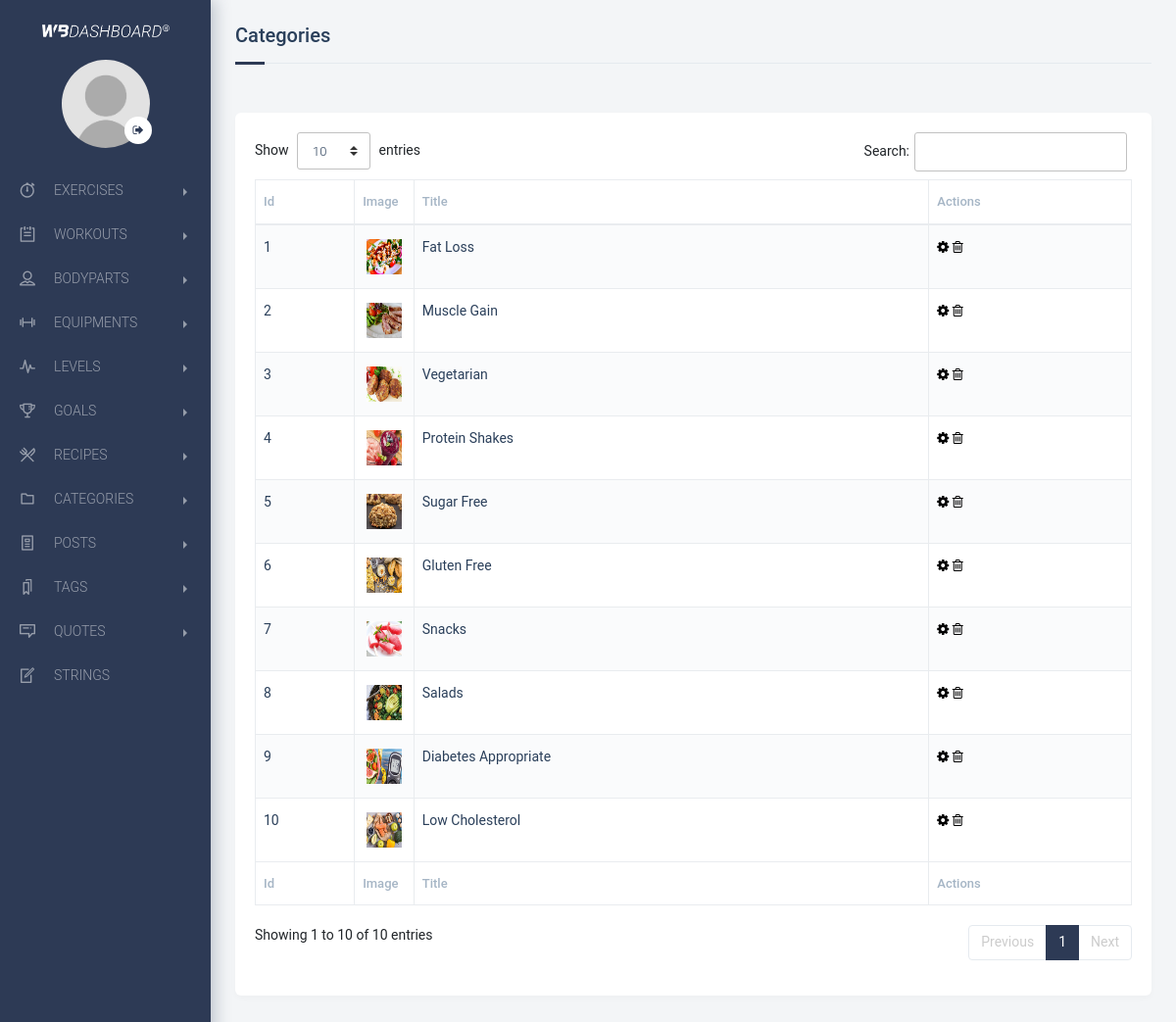
Page /backend/controller/categories.php (signed in) on the committed database.
### tables this page shows
CREATE TABLE `categories` (
  `category_id` int(11) NOT NULL,
  `category_title` text NOT NULL,
  `category_image` varchar(150) NOT NULL
);

### backend/admin/functions.php (called while the page is built, shortened)
<?php
function get_all_categories($connect)
{
    $sentence = $connect->prepare("SELECT * FROM categories ORDER BY category_id DESC");
    $sentence->execute();
    return $sentence->fetchAll();
}
?>

### backend/views/categories.view.php (the view, shortened to what this page needs)
<section class="page-container">
    <div class="page-content-wrapper">
 <div class="content sm-gutter">
            <div class="container-fluid padding-25 sm-padding-10">
                <div class="row">
                    <div class="col-12">
                        <div class="section-title">
                            <h5>Categories</h5>
                        </div>
                    </div>
<div class="col-12">
                        <div class="block table-block mb-4" style="margin-top: 20px;">
                            <div class="row">
                                <div class="table-responsive">
<table id="table_id" class="table table-striped table-bordered" cellspacing="0" width="100%" style="border-radius: 5px;">
    <thead>
            <tr>
              <th>Id</th>
                <th>Image</th>
                <th>Title</th>
                <th>Actions</th>
            </tr>
        </thead>
        <tfoot>
            <tr>
              <th>Id</th>
                <th>Image</th>
                <th>Title</th>
                <th>Actions</th>
            </tr>
        </tfoot>
        <tbody>
        <?php foreach($categories as $category): ?>
            <tr>
              <td><?php echo $category['category_id']; ?></td>
                <td width="40px" align="center"><img src="../images/<?php echo $category['category_image']; ?>" style="width: 40px; height: 40px; padding: 2px;"></td>
                <td><?php echo $category['category_title']; ?></td>
                <td>
                <a href="../controller/edit_category.php?id=<?php echo $category['category_id']; ?>" style="font-size: 14px;color: #000000;"><i class="fa fa-cog"></i></a>
          <a onclick="alertdelete_<?php echo $category['category_id']; ?>();" style="cursor: pointer;font-size: 14px;color: #000000;"><i class="fa fa-trash-o"></i></a>
          </td>
            </tr>
        <?php endforeach; ?>
        </tbody>
</table>
</div>
</div>
</div>
</div>
</div>
</div>
</div>
</div>
</section>

### backend/assets/css/lightbox.css (style rules this page uses)
body:after { content: url(../files/close.png) url(../files/loading.gif) url(../files/prev.png) url(../files/next.png); display: none; }

### rows in the picture
categories: category_id "10", category_image (picture), category_title "Low Cholesterol"
categories: category_id "9", category_image (picture), category_title "Diabetes Appropriate"
categories: category_id "8", category_image (picture), category_title "Salads"
categories: category_id "7", category_image (picture), category_title "Snacks"
categories: category_id "6", category_image (picture), category_title "Gluten Free"
categories: category_id "5", category_image (picture), category_title "Sugar Free"
categories: category_id "4", category_image (picture), category_title "Protein Shakes"
categories: category_id "3", category_image (picture), category_title "Vegetarian"
categories: category_id "2", category_image (picture), category_title "Muscle Gain"
categories: category_id "1", category_image (picture), category_title "Fat Loss"
